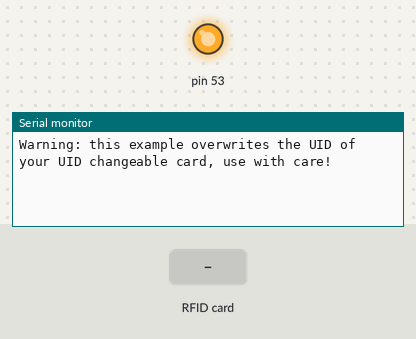
The sketch below on a simulated Arduino Mega 2560, built with avr-gcc and run on an emulated ATmega2560. Parts: output pins drawn as LEDs (lit = HIGH), the last lines printed to the serial monitor. The test bench sets the inputs (shaded band).

Above: at 1.2 s.
1.3 s: RFID card DE AD BE EF held to the reader
At 2.5 s:
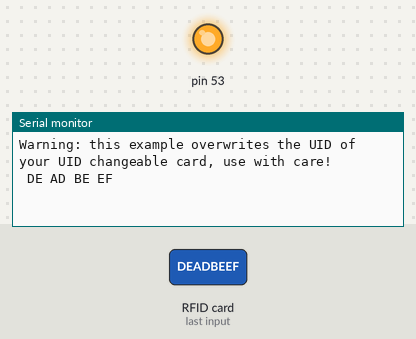
2.8 s: RFID card 5E 7A 19 C4 held to the reader
At 4.1 s:
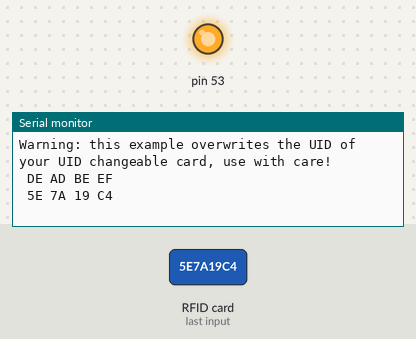

The sketch:

sketch_dec22d.ino
```cpp
//www.elegoo.com
//2016.12.09

/*
 * --------------------------------------------------------------------------------------------------------------------
 * Example to change UID of changeable MIFARE card.
 * --------------------------------------------------------------------------------------------------------------------
 * This is a MFRC522 library example; For further details and other examples see: https://github.com/miguelbalboa/rfid
 *
 * This sample shows how to set the UID on a UID changeable MIFARE card.
 * NOTE: for more informations read the README.rst
 *
 * @author Tom Clement
 * @license Released into the public domain.
 *
 * Typical pin layout used:
 * -----------------------------------------------------------------------------------------
 *             MFRC522      Arduino       Arduino   Arduino    Arduino          Arduino
 *             Reader/PCD   Uno           Mega      Nano v3    Leonardo/Micro   Pro Micro
 * Signal      Pin          Pin           Pin       Pin        Pin              Pin
 * -----------------------------------------------------------------------------------------
 * RST/Reset   RST          9             5         D9         RESET/ICSP-5     RST
 * SPI SS      SDA(SS)      10            53        D10        10               10
 * SPI MOSI    MOSI         11 / ICSP-4   51        D11        ICSP-4           16
 * SPI MISO    MISO         12 / ICSP-1   50        D12        ICSP-1           14
 * SPI SCK     SCK          13 / ICSP-3   52        D13        ICSP-3           15
 */

#include <SPI.h>
#include <MFRC522.h>

#define RST_PIN   22     // Configurable, see typical pin layout above
#define SS_PIN    5    // Configurable, see typical pin layout above

MFRC522 mfrc522(SS_PIN, RST_PIN);   // Create MFRC522 instance

/* Set your new UID here! */
#define NEW_UID {0xDE, 0xAD, 0xBE, 0xEF}

MFRC522::MIFARE_Key key;

void setup() {
  Serial.begin(9600);  // Initialize serial communications with the PC
  while (!Serial);     // Do nothing if no serial port is opened (added for Arduinos based on ATMEGA32U4)
  SPI.begin();         // Init SPI bus
  mfrc522.PCD_Init();  // Init MFRC522 card
  Serial.println(F("Warning: this example overwrites the UID of your UID changeable card, use with care!"));

  // Prepare key - all keys are set to FFFFFFFFFFFFh at chip delivery from the factory.
  for (byte i = 0; i < 6; i++) {
    key.keyByte[i] = 0xFF;
  }
}
void loop(){
if ( ! mfrc522.PICC_IsNewCardPresent()) {
    return;
  }
  //Serial.println("Card found!");

  if ( ! mfrc522.PICC_ReadCardSerial()) {
    return;
  }

  for (byte i = 0; i < mfrc522.uid.size; i++) {
      // Abstand zwischen HEX-Zahlen und führende Null bei Byte < 16
      Serial.print(mfrc522.uid.uidByte[i] < 0x10 ? " 0" : " ");
      Serial.print(mfrc522.uid.uidByte[i], HEX);
    }
    Serial.println();
        mfrc522.PICC_HaltA();
    delay(500);
}
```

Measured:
- after the input at 1.3 s, the serial monitor: prints a new line at once (image 1)
- after the input at 2.8 s, the serial monitor: prints a new line at once (image 2)
